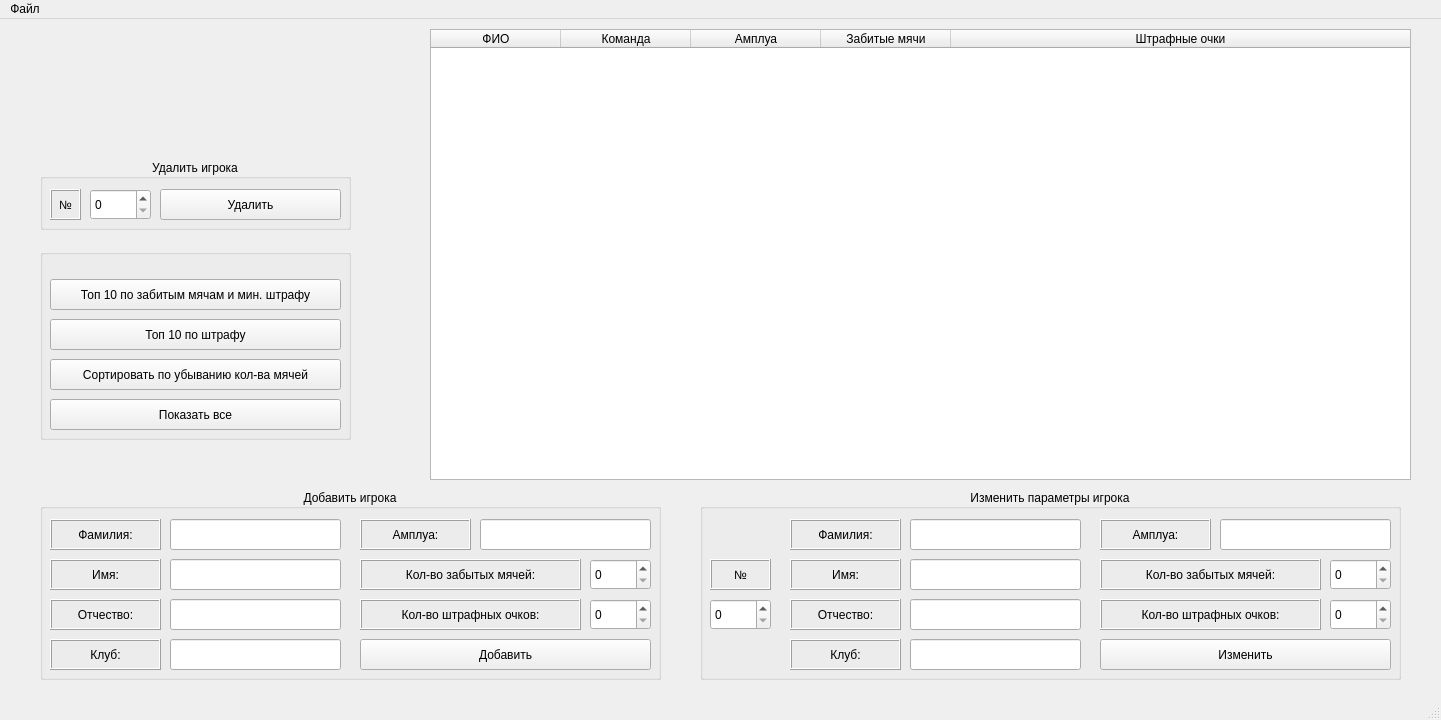
<?xml version="1.0" encoding="UTF-8"?>
<ui version="4.0">
 <class>MainWindow</class>
 <widget class="QMainWindow" name="MainWindow">
  <property name="geometry">
   <rect>
    <x>0</x>
    <y>0</y>
    <width>1441</width>
    <height>720</height>
   </rect>
  </property>
  <property name="windowTitle">
   <string>MainWindow</string>
  </property>
  <widget class="QWidget" name="centralwidget">
   <widget class="QTableWidget" name="tableWidget">
    <property name="geometry">
     <rect>
      <x>430</x>
      <y>10</y>
      <width>981</width>
      <height>451</height>
     </rect>
    </property>
    <property name="editTriggers">
     <set>QAbstractItemView::NoEditTriggers</set>
    </property>
    <property name="alternatingRowColors">
     <bool>false</bool>
    </property>
    <attribute name="horizontalHeaderCascadingSectionResizes">
     <bool>false</bool>
    </attribute>
    <attribute name="horizontalHeaderMinimumSectionSize">
     <number>23</number>
    </attribute>
    <attribute name="horizontalHeaderDefaultSectionSize">
     <number>130</number>
    </attribute>
    <attribute name="horizontalHeaderShowSortIndicator" stdset="0">
     <bool>false</bool>
    </attribute>
    <attribute name="horizontalHeaderStretchLastSection">
     <bool>true</bool>
    </attribute>
    <column>
     <property name="text">
      <string>ФИО</string>
     </property>
    </column>
    <column>
     <property name="text">
      <string>Команда</string>
     </property>
    </column>
    <column>
     <property name="text">
      <string>Амплуа</string>
     </property>
    </column>
    <column>
     <property name="text">
      <string>Забитые мячи</string>
     </property>
    </column>
    <column>
     <property name="text">
      <string>Штрафные очки</string>
     </property>
    </column>
   </widget>
   <widget class="QGroupBox" name="groupBox_2">
    <property name="geometry">
     <rect>
      <x>40</x>
      <y>470</y>
      <width>621</width>
      <height>191</height>
     </rect>
    </property>
    <property name="title">
     <string>Добавить игрока</string>
    </property>
    <property name="alignment">
     <set>Qt::AlignCenter</set>
    </property>
    <widget class="QLabel" name="label_2">
     <property name="geometry">
      <rect>
       <x>10</x>
       <y>30</y>
       <width>111</width>
       <height>31</height>
      </rect>
     </property>
     <property name="frameShape">
      <enum>QFrame::Box</enum>
     </property>
     <property name="frameShadow">
      <enum>QFrame::Raised</enum>
     </property>
     <property name="text">
      <string>Фамилия:</string>
     </property>
     <property name="alignment">
      <set>Qt::AlignCenter</set>
     </property>
    </widget>
    <widget class="QLabel" name="label_3">
     <property name="geometry">
      <rect>
       <x>10</x>
       <y>70</y>
       <width>111</width>
       <height>31</height>
      </rect>
     </property>
     <property name="frameShape">
      <enum>QFrame::Box</enum>
     </property>
     <property name="frameShadow">
      <enum>QFrame::Raised</enum>
     </property>
     <property name="text">
      <string>Имя:</string>
     </property>
     <property name="alignment">
      <set>Qt::AlignCenter</set>
     </property>
    </widget>
    <widget class="QLabel" name="label_4">
     <property name="geometry">
      <rect>
       <x>10</x>
       <y>110</y>
       <width>111</width>
       <height>31</height>
      </rect>
     </property>
     <property name="frameShape">
      <enum>QFrame::Box</enum>
     </property>
     <property name="frameShadow">
      <enum>QFrame::Raised</enum>
     </property>
     <property name="text">
      <string>Отчество:</string>
     </property>
     <property name="alignment">
      <set>Qt::AlignCenter</set>
     </property>
    </widget>
    <widget class="QLabel" name="label_5">
     <property name="geometry">
      <rect>
       <x>10</x>
       <y>150</y>
       <width>111</width>
       <height>31</height>
      </rect>
     </property>
     <property name="frameShape">
      <enum>QFrame::Box</enum>
     </property>
     <property name="frameShadow">
      <enum>QFrame::Raised</enum>
     </property>
     <property name="text">
      <string>Клуб:</string>
     </property>
     <property name="alignment">
      <set>Qt::AlignCenter</set>
     </property>
    </widget>
    <widget class="QLabel" name="label_6">
     <property name="geometry">
      <rect>
       <x>320</x>
       <y>30</y>
       <width>111</width>
       <height>31</height>
      </rect>
     </property>
     <property name="frameShape">
      <enum>QFrame::Box</enum>
     </property>
     <property name="frameShadow">
      <enum>QFrame::Raised</enum>
     </property>
     <property name="text">
      <string>Амплуа:</string>
     </property>
     <property name="alignment">
      <set>Qt::AlignCenter</set>
     </property>
    </widget>
    <widget class="QLabel" name="label_7">
     <property name="geometry">
      <rect>
       <x>320</x>
       <y>70</y>
       <width>221</width>
       <height>31</height>
      </rect>
     </property>
     <property name="frameShape">
      <enum>QFrame::Box</enum>
     </property>
     <property name="frameShadow">
      <enum>QFrame::Raised</enum>
     </property>
     <property name="text">
      <string>Кол-во забытых мячей:</string>
     </property>
     <property name="alignment">
      <set>Qt::AlignCenter</set>
     </property>
    </widget>
    <widget class="QLabel" name="label_8">
     <property name="geometry">
      <rect>
       <x>320</x>
       <y>110</y>
       <width>221</width>
       <height>31</height>
      </rect>
     </property>
     <property name="frameShape">
      <enum>QFrame::Box</enum>
     </property>
     <property name="frameShadow">
      <enum>QFrame::Raised</enum>
     </property>
     <property name="text">
      <string>Кол-во штрафных очков:</string>
     </property>
     <property name="alignment">
      <set>Qt::AlignCenter</set>
     </property>
    </widget>
    <widget class="QLineEdit" name="lineEdit_surname">
     <property name="geometry">
      <rect>
       <x>130</x>
       <y>30</y>
       <width>171</width>
       <height>31</height>
      </rect>
     </property>
    </widget>
    <widget class="QLineEdit" name="lineEdit_name">
     <property name="geometry">
      <rect>
       <x>130</x>
       <y>70</y>
       <width>171</width>
       <height>31</height>
      </rect>
     </property>
    </widget>
    <widget class="QLineEdit" name="lineEdit_name2">
     <property name="geometry">
      <rect>
       <x>130</x>
       <y>110</y>
       <width>171</width>
       <height>31</height>
      </rect>
     </property>
    </widget>
    <widget class="QLineEdit" name="lineEdit_club">
     <property name="geometry">
      <rect>
       <x>130</x>
       <y>150</y>
       <width>171</width>
       <height>31</height>
      </rect>
     </property>
    </widget>
    <widget class="QLineEdit" name="lineEdit_amplua">
     <property name="geometry">
      <rect>
       <x>440</x>
       <y>30</y>
       <width>171</width>
       <height>31</height>
      </rect>
     </property>
    </widget>
    <widget class="QSpinBox" name="spinBox_balls">
     <property name="geometry">
      <rect>
       <x>550</x>
       <y>70</y>
       <width>61</width>
       <height>31</height>
      </rect>
     </property>
    </widget>
    <widget class="QSpinBox" name="spinBox_points">
     <property name="geometry">
      <rect>
       <x>550</x>
       <y>110</y>
       <width>61</width>
       <height>31</height>
      </rect>
     </property>
    </widget>
    <widget class="QPushButton" name="pushButton_add">
     <property name="geometry">
      <rect>
       <x>320</x>
       <y>150</y>
       <width>291</width>
       <height>31</height>
      </rect>
     </property>
     <property name="text">
      <string>Добавить</string>
     </property>
    </widget>
   </widget>
   <widget class="QGroupBox" name="groupBox_3">
    <property name="geometry">
     <rect>
      <x>700</x>
      <y>470</y>
      <width>701</width>
      <height>191</height>
     </rect>
    </property>
    <property name="title">
     <string>Изменить параметры игрока</string>
    </property>
    <property name="alignment">
     <set>Qt::AlignCenter</set>
    </property>
    <widget class="QLabel" name="label_9">
     <property name="geometry">
      <rect>
       <x>90</x>
       <y>30</y>
       <width>111</width>
       <height>31</height>
      </rect>
     </property>
     <property name="frameShape">
      <enum>QFrame::Box</enum>
     </property>
     <property name="frameShadow">
      <enum>QFrame::Raised</enum>
     </property>
     <property name="text">
      <string>Фамилия:</string>
     </property>
     <property name="alignment">
      <set>Qt::AlignCenter</set>
     </property>
    </widget>
    <widget class="QLabel" name="label_10">
     <property name="geometry">
      <rect>
       <x>90</x>
       <y>70</y>
       <width>111</width>
       <height>31</height>
      </rect>
     </property>
     <property name="frameShape">
      <enum>QFrame::Box</enum>
     </property>
     <property name="frameShadow">
      <enum>QFrame::Raised</enum>
     </property>
     <property name="text">
      <string>Имя:</string>
     </property>
     <property name="alignment">
      <set>Qt::AlignCenter</set>
     </property>
    </widget>
    <widget class="QLabel" name="label_11">
     <property name="geometry">
      <rect>
       <x>90</x>
       <y>110</y>
       <width>111</width>
       <height>31</height>
      </rect>
     </property>
     <property name="frameShape">
      <enum>QFrame::Box</enum>
     </property>
     <property name="frameShadow">
      <enum>QFrame::Raised</enum>
     </property>
     <property name="text">
      <string>Отчество:</string>
     </property>
     <property name="alignment">
      <set>Qt::AlignCenter</set>
     </property>
    </widget>
    <widget class="QLabel" name="label_12">
     <property name="geometry">
      <rect>
       <x>90</x>
       <y>150</y>
       <width>111</width>
       <height>31</height>
      </rect>
     </property>
     <property name="frameShape">
      <enum>QFrame::Box</enum>
     </property>
     <property name="frameShadow">
      <enum>QFrame::Raised</enum>
     </property>
     <property name="text">
      <string>Клуб:</string>
     </property>
     <property name="alignment">
      <set>Qt::AlignCenter</set>
     </property>
    </widget>
    <widget class="QLabel" name="label_13">
     <property name="geometry">
      <rect>
       <x>400</x>
       <y>30</y>
       <width>111</width>
       <height>31</height>
      </rect>
     </property>
     <property name="frameShape">
      <enum>QFrame::Box</enum>
     </property>
     <property name="frameShadow">
      <enum>QFrame::Raised</enum>
     </property>
     <property name="text">
      <string>Амплуа:</string>
     </property>
     <property name="alignment">
      <set>Qt::AlignCenter</set>
     </property>
    </widget>
    <widget class="QLabel" name="label_14">
     <property name="geometry">
      <rect>
       <x>400</x>
       <y>70</y>
       <width>221</width>
       <height>31</height>
      </rect>
     </property>
     <property name="frameShape">
      <enum>QFrame::Box</enum>
     </property>
     <property name="frameShadow">
      <enum>QFrame::Raised</enum>
     </property>
     <property name="text">
      <string>Кол-во забытых мячей:</string>
     </property>
     <property name="alignment">
      <set>Qt::AlignCenter</set>
     </property>
    </widget>
    <widget class="QLabel" name="label_15">
     <property name="geometry">
      <rect>
       <x>400</x>
       <y>110</y>
       <width>221</width>
       <height>31</height>
      </rect>
     </property>
     <property name="frameShape">
      <enum>QFrame::Box</enum>
     </property>
     <property name="frameShadow">
      <enum>QFrame::Raised</enum>
     </property>
     <property name="text">
      <string>Кол-во штрафных очков:</string>
     </property>
     <property name="alignment">
      <set>Qt::AlignCenter</set>
     </property>
    </widget>
    <widget class="QLineEdit" name="lineEdit_surnameEdit">
     <property name="geometry">
      <rect>
       <x>210</x>
       <y>30</y>
       <width>171</width>
       <height>31</height>
      </rect>
     </property>
    </widget>
    <widget class="QLineEdit" name="lineEdit_nameEdit">
     <property name="geometry">
      <rect>
       <x>210</x>
       <y>70</y>
       <width>171</width>
       <height>31</height>
      </rect>
     </property>
    </widget>
    <widget class="QLineEdit" name="lineEdit_name2Edit">
     <property name="geometry">
      <rect>
       <x>210</x>
       <y>110</y>
       <width>171</width>
       <height>31</height>
      </rect>
     </property>
    </widget>
    <widget class="QLineEdit" name="lineEdit_clubEdit">
     <property name="geometry">
      <rect>
       <x>210</x>
       <y>150</y>
       <width>171</width>
       <height>31</height>
      </rect>
     </property>
    </widget>
    <widget class="QLineEdit" name="lineEdit_ampluaEdit">
     <property name="geometry">
      <rect>
       <x>520</x>
       <y>30</y>
       <width>171</width>
       <height>31</height>
      </rect>
     </property>
    </widget>
    <widget class="QSpinBox" name="spinBox_ballsEdit">
     <property name="geometry">
      <rect>
       <x>630</x>
       <y>70</y>
       <width>61</width>
       <height>31</height>
      </rect>
     </property>
    </widget>
    <widget class="QSpinBox" name="spinBox_pointsEdit">
     <property name="geometry">
      <rect>
       <x>630</x>
       <y>110</y>
       <width>61</width>
       <height>31</height>
      </rect>
     </property>
    </widget>
    <widget class="QPushButton" name="pushButton_edit">
     <property name="geometry">
      <rect>
       <x>400</x>
       <y>150</y>
       <width>291</width>
       <height>31</height>
      </rect>
     </property>
     <property name="text">
      <string>Изменить</string>
     </property>
    </widget>
    <widget class="QLabel" name="label_16">
     <property name="geometry">
      <rect>
       <x>10</x>
       <y>70</y>
       <width>61</width>
       <height>31</height>
      </rect>
     </property>
     <property name="frameShape">
      <enum>QFrame::Box</enum>
     </property>
     <property name="frameShadow">
      <enum>QFrame::Raised</enum>
     </property>
     <property name="text">
      <string>№</string>
     </property>
     <property name="alignment">
      <set>Qt::AlignCenter</set>
     </property>
    </widget>
    <widget class="QSpinBox" name="spinBox_count">
     <property name="geometry">
      <rect>
       <x>10</x>
       <y>110</y>
       <width>61</width>
       <height>31</height>
      </rect>
     </property>
    </widget>
   </widget>
   <widget class="QGroupBox" name="groupBox">
    <property name="geometry">
     <rect>
      <x>40</x>
      <y>140</y>
      <width>311</width>
      <height>71</height>
     </rect>
    </property>
    <property name="title">
     <string>Удалить игрока</string>
    </property>
    <property name="alignment">
     <set>Qt::AlignCenter</set>
    </property>
    <property name="flat">
     <bool>false</bool>
    </property>
    <property name="checkable">
     <bool>false</bool>
    </property>
    <widget class="QSpinBox" name="spinBox_delete">
     <property name="geometry">
      <rect>
       <x>50</x>
       <y>30</y>
       <width>61</width>
       <height>31</height>
      </rect>
     </property>
    </widget>
    <widget class="QPushButton" name="pushButton_delete">
     <property name="geometry">
      <rect>
       <x>120</x>
       <y>30</y>
       <width>181</width>
       <height>31</height>
      </rect>
     </property>
     <property name="text">
      <string>Удалить</string>
     </property>
    </widget>
    <widget class="QLabel" name="label">
     <property name="geometry">
      <rect>
       <x>10</x>
       <y>30</y>
       <width>31</width>
       <height>31</height>
      </rect>
     </property>
     <property name="frameShape">
      <enum>QFrame::Box</enum>
     </property>
     <property name="frameShadow">
      <enum>QFrame::Raised</enum>
     </property>
     <property name="text">
      <string>№</string>
     </property>
     <property name="alignment">
      <set>Qt::AlignCenter</set>
     </property>
    </widget>
   </widget>
   <widget class="QGroupBox" name="groupBox_4">
    <property name="geometry">
     <rect>
      <x>40</x>
      <y>230</y>
      <width>311</width>
      <height>191</height>
     </rect>
    </property>
    <property name="title">
     <string/>
    </property>
    <property name="alignment">
     <set>Qt::AlignCenter</set>
    </property>
    <widget class="QPushButton" name="pushButto_task1">
     <property name="geometry">
      <rect>
       <x>10</x>
       <y>30</y>
       <width>291</width>
       <height>31</height>
      </rect>
     </property>
     <property name="text">
      <string>Топ 10 по забитым мячам и мин. штрафу</string>
     </property>
    </widget>
    <widget class="QPushButton" name="pushButton_task2">
     <property name="geometry">
      <rect>
       <x>10</x>
       <y>70</y>
       <width>291</width>
       <height>31</height>
      </rect>
     </property>
     <property name="text">
      <string>Топ 10 по штрафу</string>
     </property>
    </widget>
    <widget class="QPushButton" name="pushButton_task3">
     <property name="geometry">
      <rect>
       <x>10</x>
       <y>110</y>
       <width>291</width>
       <height>31</height>
      </rect>
     </property>
     <property name="text">
      <string>Сортировать по убыванию кол-ва мячей</string>
     </property>
    </widget>
    <widget class="QPushButton" name="pushButton_show">
     <property name="geometry">
      <rect>
       <x>10</x>
       <y>150</y>
       <width>291</width>
       <height>31</height>
      </rect>
     </property>
     <property name="text">
      <string>Показать все</string>
     </property>
    </widget>
   </widget>
  </widget>
  <widget class="QMenuBar" name="menubar">
   <property name="geometry">
    <rect>
     <x>0</x>
     <y>0</y>
     <width>1441</width>
     <height>22</height>
    </rect>
   </property>
   <widget class="QMenu" name="menuFile">
    <property name="tearOffEnabled">
     <bool>false</bool>
    </property>
    <property name="title">
     <string>Файл</string>
    </property>
    <property name="separatorsCollapsible">
     <bool>false</bool>
    </property>
    <property name="toolTipsVisible">
     <bool>false</bool>
    </property>
    <addaction name="actionOpen"/>
    <addaction name="actionSave"/>
    <addaction name="actionSave_as"/>
   </widget>
   <addaction name="menuFile"/>
  </widget>
  <widget class="QStatusBar" name="statusbar"/>
  <action name="actionOpen">
   <property name="text">
    <string>Открыть</string>
   </property>
  </action>
  <action name="actionSave">
   <property name="text">
    <string>Сохранить</string>
   </property>
  </action>
  <action name="actionSave_as">
   <property name="text">
    <string>Сохранить как</string>
   </property>
  </action>
 </widget>
 <resources/>
 <connections/>
</ui>
